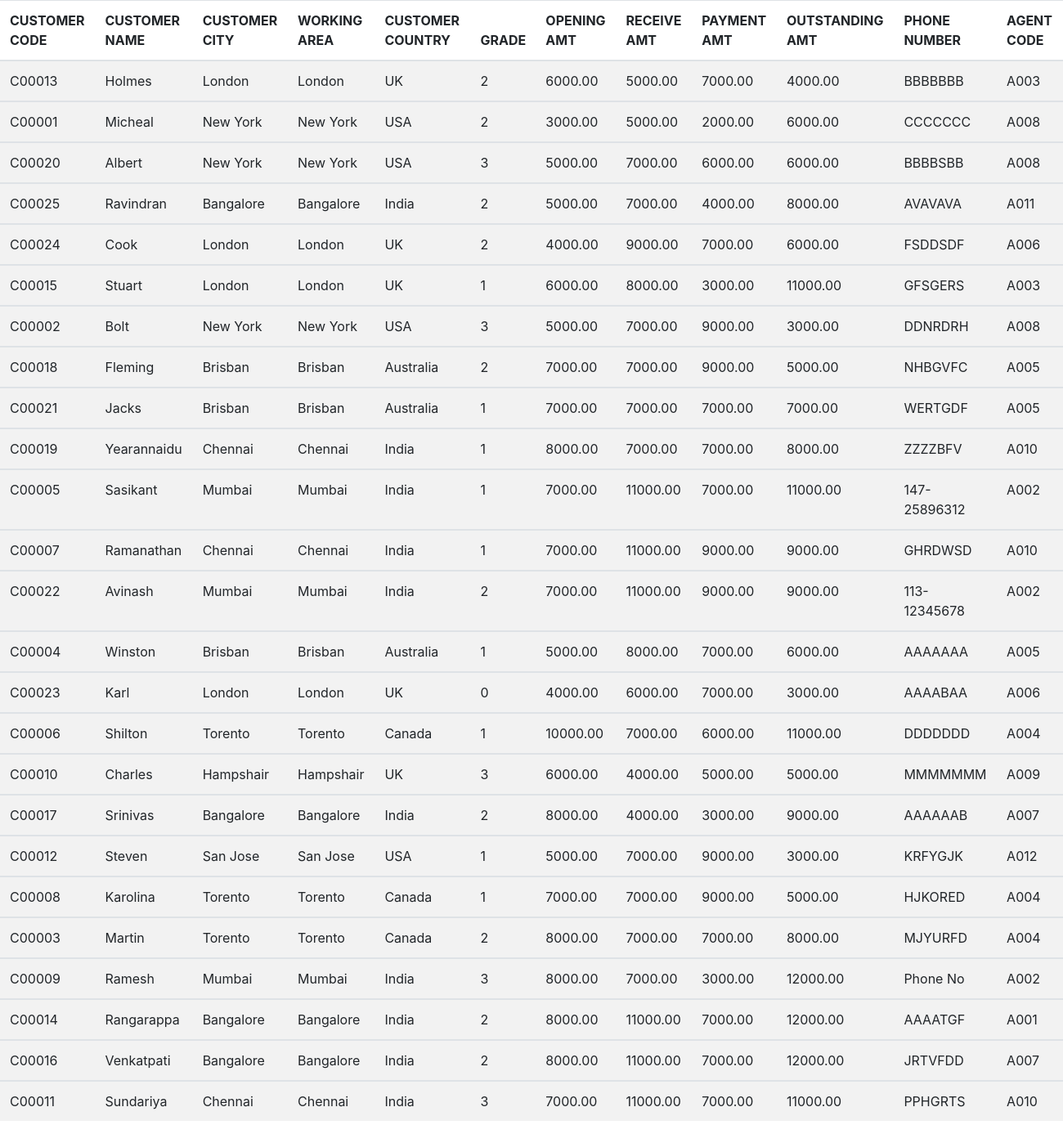
The page /view_customer.php on the database its author committed.
### tables this page shows
CREATE TABLE IF NOT EXISTS `customer` (
  `CUST_CODE` varchar(6) NOT NULL,
  `CUST_NAME` varchar(40) NOT NULL,
  `CUST_CITY` varchar(35) DEFAULT NULL,
  `WORKING_AREA` varchar(35) NOT NULL,
  `CUST_COUNTRY` varchar(20) NOT NULL,
  `GRADE` decimal(10,0) DEFAULT NULL,
  `OPENING_AMT` decimal(12,2) NOT NULL,
  `RECEIVE_AMT` decimal(12,2) NOT NULL,
  `PAYMENT_AMT` decimal(12,2) NOT NULL,
  `OUTSTANDING_AMT` decimal(12,2) NOT NULL,
  `PHONE_NO` varchar(17) NOT NULL,
  `AGENT_CODE` varchar(6) DEFAULT NULL,
  KEY `CUSTCITY` (`CUST_CITY`),
  KEY `CUSTCITY_COUNTRY` (`CUST_CITY`,`CUST_COUNTRY`)
);

### view_customer.php (the view, shortened to what this page needs)
<?php
    include 'connection.php';
    $query = mysqli_query ($connection , "SELECT * FROM customer");
?>
<!DOCTYPE html>
<html lang="en">
<head>
    <link rel = "stylesheet" href = "bootstrap/css/bootstrap.min.css">
</head>
<body>
    <table class = "table table-striped">
        <thead>
        <tr>
        <th>CUSTOMER CODE</th>
        <th>CUSTOMER NAME</th>
        <th>CUSTOMER CITY</th>
        <th>WORKING AREA</th>
        <th>CUSTOMER COUNTRY</th>
        <th>GRADE</th>
        <th>OPENING AMT</th>
        <th>RECEIVE AMT</th>
        <th>PAYMENT AMT</th>
        <th>OUTSTANDING AMT</th>
        <th>PHONE NUMBER</th>
        <th>AGENT CODE</th>
        </tr>
        </thead>
        <?php
       while ($data = mysqli_fetch_array($query)){
        ?>
    <tbody>
        <tr>
            <td>
                <?php echo $data['CUST_CODE'];  ?>
            </td>
            <td>
                <?php echo $data['CUST_NAME'];  ?>
            </td>
            <td>
                <?php echo $data['CUST_CITY'];  ?>
            </td>
            <td>
                <?php echo $data['WORKING_AREA'];  ?>
            </td>
            <td>
                <?php echo $data['CUST_COUNTRY'];  ?>
            </td>
            <td>
                <?php echo $data['GRADE'];  ?>
            </td>
            <td>
                <?php echo $data['OPENING_AMT'];  ?>
            </td>
            <td>
                <?php echo $data['RECEIVE_AMT'];  ?>
            </td>
            <td>
                <?php echo $data['PAYMENT_AMT'];  ?>
            </td>
            <td>
                <?php echo $data['OUTSTANDING_AMT'];  ?>
            </td>
            <td>
                <?php echo $data['PHONE_NO'];  ?>
            </td>
            <td>
                <?php echo $data['AGENT_CODE'];  ?>
            </td>
            <?php } ?>
        </tr>
    </tbody>
        </table>
</body>
</html>

### rows shown on the page
customer: CUST_CODE "C00013", CUST_NAME "Holmes", CUST_CITY "London", WORKING_AREA "London", CUST_COUNTRY "UK", GRADE "2", OPENING_AMT "6000.00", RECEIVE_AMT "5000.00", PAYMENT_AMT "7000.00", OUTSTANDING_AMT "4000.00", PHONE_NO "BBBBBBB", AGENT_CODE "A003"
customer: CUST_CODE "C00001", CUST_NAME "Micheal", CUST_CITY "New York", WORKING_AREA "New York", CUST_COUNTRY "USA", GRADE "2", OPENING_AMT "3000.00", RECEIVE_AMT "5000.00", PAYMENT_AMT "2000.00", OUTSTANDING_AMT "6000.00", PHONE_NO "CCCCCCC", AGENT_CODE "A008"
customer: CUST_CODE "C00020", CUST_NAME "Albert", CUST_CITY "New York", WORKING_AREA "New York", CUST_COUNTRY "USA", GRADE "3", OPENING_AMT "5000.00", RECEIVE_AMT "7000.00", PAYMENT_AMT "6000.00", OUTSTANDING_AMT "6000.00", PHONE_NO "BBBBSBB", AGENT_CODE "A008"
customer: CUST_CODE "C00025", CUST_NAME "Ravindran", CUST_CITY "Bangalore", WORKING_AREA "Bangalore", CUST_COUNTRY "India", GRADE "2", OPENING_AMT "5000.00", RECEIVE_AMT "7000.00", PAYMENT_AMT "4000.00", OUTSTANDING_AMT "8000.00", PHONE_NO "AVAVAVA", AGENT_CODE "A011"
customer: CUST_CODE "C00024", CUST_NAME "Cook", CUST_CITY "London", WORKING_AREA "London", CUST_COUNTRY "UK", GRADE "2", OPENING_AMT "4000.00", RECEIVE_AMT "9000.00", PAYMENT_AMT "7000.00", OUTSTANDING_AMT "6000.00", PHONE_NO "FSDDSDF", AGENT_CODE "A006"
customer: CUST_CODE "C00015", CUST_NAME "Stuart", CUST_CITY "London", WORKING_AREA "London", CUST_COUNTRY "UK", GRADE "1", OPENING_AMT "6000.00", RECEIVE_AMT "8000.00", PAYMENT_AMT "3000.00", OUTSTANDING_AMT "11000.00", PHONE_NO "GFSGERS", AGENT_CODE "A003"
customer: CUST_CODE "C00002", CUST_NAME "Bolt", CUST_CITY "New York", WORKING_AREA "New York", CUST_COUNTRY "USA", GRADE "3", OPENING_AMT "5000.00", RECEIVE_AMT "7000.00", PAYMENT_AMT "9000.00", OUTSTANDING_AMT "3000.00", PHONE_NO "DDNRDRH", AGENT_CODE "A008"
customer: CUST_CODE "C00018", CUST_NAME "Fleming", CUST_CITY "Brisban", WORKING_AREA "Brisban", CUST_COUNTRY "Australia", GRADE "2", OPENING_AMT "7000.00", RECEIVE_AMT "7000.00", PAYMENT_AMT "9000.00", OUTSTANDING_AMT "5000.00", PHONE_NO "NHBGVFC", AGENT_CODE "A005"
customer: CUST_CODE "C00021", CUST_NAME "Jacks", CUST_CITY "Brisban", WORKING_AREA "Brisban", CUST_COUNTRY "Australia", GRADE "1", OPENING_AMT "7000.00", RECEIVE_AMT "7000.00", PAYMENT_AMT "7000.00", OUTSTANDING_AMT "7000.00", PHONE_NO "WERTGDF", AGENT_CODE "A005"
customer: CUST_CODE "C00019", CUST_NAME "Yearannaidu", CUST_CITY "Chennai", WORKING_AREA "Chennai", CUST_COUNTRY "India", GRADE "1", OPENING_AMT "8000.00", RECEIVE_AMT "7000.00", PAYMENT_AMT "7000.00", OUTSTANDING_AMT "8000.00", PHONE_NO "ZZZZBFV", AGENT_CODE "A010"
customer: CUST_CODE "C00005", CUST_NAME "Sasikant", CUST_CITY "Mumbai", WORKING_AREA "Mumbai", CUST_COUNTRY "India", GRADE "1", OPENING_AMT "7000.00", RECEIVE_AMT "11000.00", PAYMENT_AMT "7000.00", OUTSTANDING_AMT "11000.00", PHONE_NO "147-25896312", AGENT_CODE "A002"
customer: CUST_CODE "C00007", CUST_NAME "Ramanathan", CUST_CITY "Chennai", WORKING_AREA "Chennai", CUST_COUNTRY "India", GRADE "1", OPENING_AMT "7000.00", RECEIVE_AMT "11000.00", PAYMENT_AMT "9000.00", OUTSTANDING_AMT "9000.00", PHONE_NO "GHRDWSD", AGENT_CODE "A010"
customer: CUST_CODE "C00022", CUST_NAME "Avinash", CUST_CITY "Mumbai", WORKING_AREA "Mumbai", CUST_COUNTRY "India", GRADE "2", OPENING_AMT "7000.00", RECEIVE_AMT "11000.00", PAYMENT_AMT "9000.00", OUTSTANDING_AMT "9000.00", PHONE_NO "113-12345678", AGENT_CODE "A002"
customer: CUST_CODE "C00004", CUST_NAME "Winston", CUST_CITY "Brisban", WORKING_AREA "Brisban", CUST_COUNTRY "Australia", GRADE "1", OPENING_AMT "5000.00", RECEIVE_AMT "8000.00", PAYMENT_AMT "7000.00", OUTSTANDING_AMT "6000.00", PHONE_NO "AAAAAAA", AGENT_CODE "A005"
customer: CUST_CODE "C00023", CUST_NAME "Karl", CUST_CITY "London", WORKING_AREA "London", CUST_COUNTRY "UK", GRADE "0", OPENING_AMT "4000.00", RECEIVE_AMT "6000.00", PAYMENT_AMT "7000.00", OUTSTANDING_AMT "3000.00", PHONE_NO "AAAABAA", AGENT_CODE "A006"
customer: CUST_CODE "C00006", CUST_NAME "Shilton", CUST_CITY "Torento", WORKING_AREA "Torento", CUST_COUNTRY "Canada", GRADE "1", OPENING_AMT "10000.00", RECEIVE_AMT "7000.00", PAYMENT_AMT "6000.00", OUTSTANDING_AMT "11000.00", PHONE_NO "DDDDDDD", AGENT_CODE "A004"
customer: CUST_CODE "C00010", CUST_NAME "Charles", CUST_CITY "Hampshair", WORKING_AREA "Hampshair", CUST_COUNTRY "UK", GRADE "3", OPENING_AMT "6000.00", RECEIVE_AMT "4000.00", PAYMENT_AMT "5000.00", OUTSTANDING_AMT "5000.00", PHONE_NO "MMMMMMM", AGENT_CODE "A009"
customer: CUST_CODE "C00017", CUST_NAME "Srinivas", CUST_CITY "Bangalore", WORKING_AREA "Bangalore", CUST_COUNTRY "India", GRADE "2", OPENING_AMT "8000.00", RECEIVE_AMT "4000.00", PAYMENT_AMT "3000.00", OUTSTANDING_AMT "9000.00", PHONE_NO "AAAAAAB", AGENT_CODE "A007"
customer: CUST_CODE "C00012", CUST_NAME "Steven", CUST_CITY "San Jose", WORKING_AREA "San Jose", CUST_COUNTRY "USA", GRADE "1", OPENING_AMT "5000.00", RECEIVE_AMT "7000.00", PAYMENT_AMT "9000.00", OUTSTANDING_AMT "3000.00", PHONE_NO "KRFYGJK", AGENT_CODE "A012"
customer: CUST_CODE "C00008", CUST_NAME "Karolina", CUST_CITY "Torento", WORKING_AREA "Torento", CUST_COUNTRY "Canada", GRADE "1", OPENING_AMT "7000.00", RECEIVE_AMT "7000.00", PAYMENT_AMT "9000.00", OUTSTANDING_AMT "5000.00", PHONE_NO "HJKORED", AGENT_CODE "A004"
customer: CUST_CODE "C00003", CUST_NAME "Martin", CUST_CITY "Torento", WORKING_AREA "Torento", CUST_COUNTRY "Canada", GRADE "2", OPENING_AMT "8000.00", RECEIVE_AMT "7000.00", PAYMENT_AMT "7000.00", OUTSTANDING_AMT "8000.00", PHONE_NO "MJYURFD", AGENT_CODE "A004"
customer: CUST_CODE "C00009", CUST_NAME "Ramesh", CUST_CITY "Mumbai", WORKING_AREA "Mumbai", CUST_COUNTRY "India", GRADE "3", OPENING_AMT "8000.00", RECEIVE_AMT "7000.00", PAYMENT_AMT "3000.00", OUTSTANDING_AMT "12000.00", PHONE_NO "Phone No", AGENT_CODE "A002"
customer: CUST_CODE "C00014", CUST_NAME "Rangarappa", CUST_CITY "Bangalore", WORKING_AREA "Bangalore", CUST_COUNTRY "India", GRADE "2", OPENING_AMT "8000.00", RECEIVE_AMT "11000.00", PAYMENT_AMT "7000.00", OUTSTANDING_AMT "12000.00", PHONE_NO "AAAATGF", AGENT_CODE "A001"
customer: CUST_CODE "C00016", CUST_NAME "Venkatpati", CUST_CITY "Bangalore", WORKING_AREA "Bangalore", CUST_COUNTRY "India", GRADE "2", OPENING_AMT "8000.00", RECEIVE_AMT "11000.00", PAYMENT_AMT "7000.00", OUTSTANDING_AMT "12000.00", PHONE_NO "JRTVFDD", AGENT_CODE "A007"
customer: CUST_CODE "C00011", CUST_NAME "Sundariya", CUST_CITY "Chennai", WORKING_AREA "Chennai", CUST_COUNTRY "India", GRADE "3", OPENING_AMT "7000.00", RECEIVE_AMT "11000.00", PAYMENT_AMT "7000.00", OUTSTANDING_AMT "11000.00", PHONE_NO "PPHGRTS", AGENT_CODE "A010"
